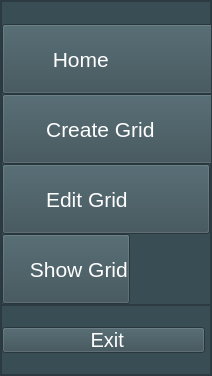
           <widget class="QFrame" name="left_body">
            <property name="sizePolicy">
             <sizepolicy hsizetype="Maximum" vsizetype="Preferred">
              <horstretch>0</horstretch>
              <verstretch>0</verstretch>
             </sizepolicy>
            </property>
            <property name="minimumSize">
             <size>
              <width>0</width>
              <height>0</height>
             </size>
            </property>
            <property name="maximumSize">
             <size>
              <width>220</width>
              <height>16777215</height>
             </size>
            </property>
            <property name="styleSheet">
             <string notr="true">background-color:#384d54;</string>
            </property>
            <property name="frameShape">
             <enum>QFrame::StyledPanel</enum>
            </property>
            <property name="frameShadow">
             <enum>QFrame::Raised</enum>
            </property>
            <layout class="QVBoxLayout">
             <property name="spacing">
              <number>0</number>
             </property>
             <property name="leftMargin">
              <number>0</number>
             </property>
             <property name="topMargin">
              <number>0</number>
             </property>
             <property name="rightMargin">
              <number>0</number>
             </property>
             <property name="bottomMargin">
              <number>0</number>
             </property>
             <item alignment="Qt::AlignTop">
              <widget class="QFrame" name="choices">
               <property name="minimumSize">
                <size>
                 <width>210</width>
                 <height>0</height>
                </size>
               </property>
               <property name="maximumSize">
                <size>
                 <width>0</width>
                 <height>16777215</height>
                </size>
               </property>
               <property name="frameShape">
                <enum>QFrame::StyledPanel</enum>
               </property>
               <property name="frameShadow">
                <enum>QFrame::Raised</enum>
               </property>
               <layout class="QVBoxLayout" name="verticalLayout_4">
                <property name="spacing">
                 <number>0</number>
                </property>
                <property name="leftMargin">
                 <number>0</number>
                </property>
                <property name="topMargin">
                 <number>22</number>
                </property>
                <property name="rightMargin">
                 <number>0</number>
                </property>
                <property name="bottomMargin">
                 <number>0</number>
                </property>
                <item alignment="Qt::AlignLeft|Qt::AlignTop">
                 <widget class="QPushButton" name="home_button">
                  <property name="minimumSize">
                   <size>
                    <width>220</width>
                    <height>70</height>
                   </size>
                  </property>
                  <property name="maximumSize">
                   <size>
                    <width>220</width>
                    <height>70</height>
                   </size>
                  </property>
                  <property name="font">
                   <font>
                    <pointsize>16</pointsize>
                    <bold>false</bold>
                   </font>
                  </property>
                  <property name="cursor">
                   <cursorShape>PointingHandCursor</cursorShape>
                  </property>
                  <property name="styleSheet">
                   <string notr="true">QPushButton{
color:white;
padding-right:80px;
}
QPushButton::hover{
font-weight:bold;
}</string>
                  </property>
                  <property name="text">
                   <string>   Home</string>
                  </property>
                  <property name="icon">
                   <iconset resource="../project1/project/scripts/new_icons.qrc">
                    <normaloff>:/icons/assets/home-free-icon-font.png</normaloff>:/icons/assets/home-free-icon-font.png</iconset>
                  </property>
                  <property name="iconSize">
                   <size>
                    <width>30</width>
                    <height>30</height>
                   </size>
                  </property>
                 </widget>
                </item>
                <item alignment="Qt::AlignLeft|Qt::AlignTop">
                 <widget class="QPushButton" name="create_grid_button">
                  <property name="minimumSize">
                   <size>
                    <width>220</width>
                    <height>70</height>
                   </size>
                  </property>
                  <property name="maximumSize">
                   <size>
                    <width>220</width>
                    <height>70</height>
                   </size>
                  </property>
                  <property name="font">
                   <font>
                    <pointsize>16</pointsize>
                   </font>
                  </property>
                  <property name="cursor">
                   <cursorShape>PointingHandCursor</cursorShape>
                  </property>
                  <property name="styleSheet">
                   <string notr="true">QPushButton{
color:white;

padding-right:35px;
}
QPushButton::hover{
font-weight:bold;
}</string>
                  </property>
                  <property name="text">
                   <string>  Create Grid</string>
                  </property>
                  <property name="icon">
                   <iconset resource="../project1/project/scripts/new_icons.qrc">
                    <normaloff>:/icons/grid.png</normaloff>:/icons/grid.png</iconset>
                  </property>
                  <property name="iconSize">
                   <size>
                    <width>30</width>
                    <height>30</height>
                   </size>
                  </property>
                 </widget>
                </item>
                <item>
                 <widget class="QPushButton" name="edit_grid_button">
                  <property name="minimumSize">
                   <size>
                    <width>170</width>
                    <height>70</height>
                   </size>
                  </property>
                  <property name="maximumSize">
                   <size>
                    <width>230</width>
                    <height>70</height>
                   </size>
                  </property>
                  <property name="font">
                   <font>
                    <pointsize>16</pointsize>
                   </font>
                  </property>
                  <property name="cursor">
                   <cursorShape>PointingHandCursor</cursorShape>
                  </property>
                  <property name="styleSheet">
                   <string notr="true">QPushButton{
color:white;
padding-right:50px;
}
QPushButton::hover{
font-weight:bold;
}</string>
                  </property>
                  <property name="text">
                   <string>  Edit Grid</string>
                  </property>
                  <property name="icon">
                   <iconset resource="../project1/project/scripts/new_icons.qrc">
                    <normaloff>:/icons/edit.png</normaloff>:/icons/edit.png</iconset>
                  </property>
                  <property name="iconSize">
                   <size>
                    <width>30</width>
                    <height>30</height>
                   </size>
                  </property>
                 </widget>
                </item>
                <item alignment="Qt::AlignLeft">
                 <widget class="QPushButton" name="show_grid_button">
                  <property name="minimumSize">
                   <size>
                    <width>0</width>
                    <height>70</height>
                   </size>
                  </property>
                  <property name="font">
                   <font>
                    <pointsize>16</pointsize>
                   </font>
                  </property>
                  <property name="cursor">
                   <cursorShape>PointingHandCursor</cursorShape>
                  </property>
                  <property name="styleSheet">
                   <string notr="true">QPushButton{
color:white;
padding-right:1px;
padding-left:15px
}
QPushButton::hover{
font-weight:bold;
}</string>
                  </property>
                  <property name="text">
                   <string>  Show Grid</string>
                  </property>
                  <property name="icon">
                   <iconset resource="../project1/project/scripts/new_icons.qrc">
                    <normaloff>:/icons/assets/time-fast-free-icon-font.png</normaloff>:/icons/assets/time-fast-free-icon-font.png</iconset>
                  </property>
                  <property name="iconSize">
                   <size>
                    <width>30</width>
                    <height>30</height>
                   </size>
                  </property>
                 </widget>
                </item>
               </layout>
              </widget>
             </item>
             <item>
              <widget class="QFrame" name="out_2">
               <property name="minimumSize">
                <size>
                 <width>0</width>
                 <height>70</height>
                </size>
               </property>
               <property name="maximumSize">
                <size>
                 <width>16777215</width>
                 <height>70</height>
                </size>
               </property>
               <property name="frameShape">
                <enum>QFrame::StyledPanel</enum>
               </property>
               <property name="frameShadow">
                <enum>QFrame::Raised</enum>
               </property>
               <layout class="QHBoxLayout" name="horizontalLayout_7">
                <property name="spacing">
                 <number>0</number>
                </property>
                <property name="leftMargin">
                 <number>0</number>
                </property>
                <property name="topMargin">
                 <number>0</number>
                </property>
                <property name="rightMargin">
                 <number>0</number>
                </property>
                <property name="bottomMargin">
                 <number>0</number>
                </property>
                <item>
                 <widget class="QPushButton" name="exit_button">
                  <property name="font">
                   <font>
                    <pointsize>15</pointsize>
                   </font>
                  </property>
                  <property name="cursor">
                   <cursorShape>PointingHandCursor</cursorShape>
                  </property>
                  <property name="styleSheet">
                   <string notr="true">QPushButton{
color:white;
padding-left: 15px;
padding-right:13px;
margin-right:5px;
}
QPushButton::hover{
font-weight:bold;
}</string>
                  </property>
                  <property name="text">
                   <string> Exit</string>
                  </property>
                  <property name="icon">
                   <iconset resource="../project1/project/scripts/new_icons.qrc">
                    <normaloff>:/icons/assets/sign-out-free-icon-font.svg</normaloff>:/icons/assets/sign-out-free-icon-font.svg</iconset>
                  </property>
                  <property name="iconSize">
                   <size>
                    <width>30</width>
                    <height>30</height>
                   </size>
                  </property>
                 </widget>
                </item>
               </layout>
              </widget>
             </item>
            </layout>
           </widget>
